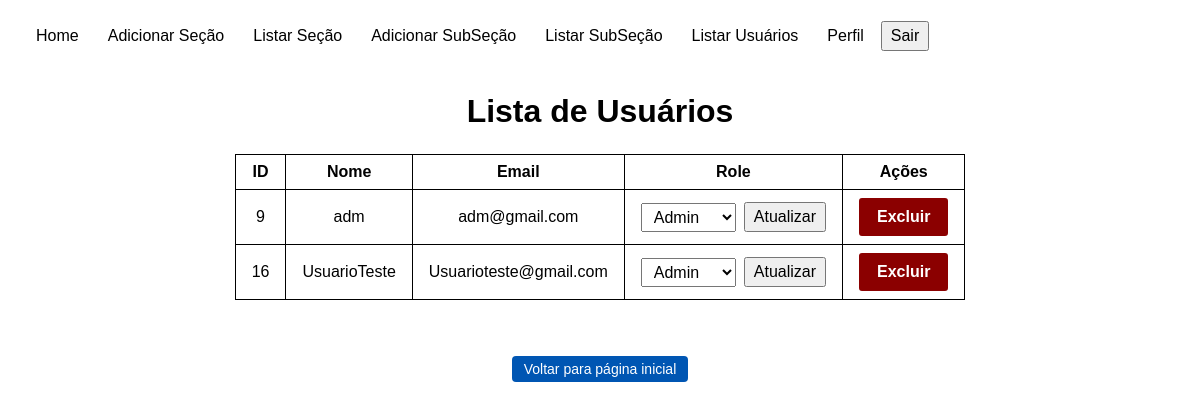
The app's page /View/UsuarioListar.php (signed in) with its own data.
### tables this page shows
CREATE TABLE `usuarios` (
  `id` int(11) NOT NULL,
  `nome_usuario` varchar(255) NOT NULL,
  `email` varchar(255) NOT NULL,
  `tipo` varchar(50) NOT NULL,
  `sessaoID` varchar(255) DEFAULT NULL,
  `senha` varchar(255) NOT NULL,
  `codigo_recuperacao` varchar(10) DEFAULT NULL,
  `codigo_expiracao` datetime DEFAULT NULL
);

### Conexao/ConexaoConfig.php (called while the page is built, shortened)
<?php
class ConexaoConfig {
	private $sgbd;
	private $host;
	private $bd;
	private $usuario;
	private $senha;
	public function __construct(){
		$iniFile = parse_ini_file(__DIR__ . "/config.ini");
		$this->sgbd = $iniFile["sgbd"];
		$this->host = $iniFile["host"];
		$this->bd = $iniFile["bd"];
		$this->usuario = $iniFile["usuario"];
		$this->senha = $iniFile["senha"];
	}
	public function getSgbd() {
		return $this->sgbd;
	}
	public function getHost() {
		return $this->host;
	}
	public function getBd() {
		return $this->bd;
	}
	public function getUsuario() {
		return $this->usuario;
	}
	public function getSenha() {
		return $this->senha;
	}
}

### Conexao/Conexao.php (called while the page is built, shortened)
<?php
include_once 'ConexaoConfig.php';
class Conexao {
    private static $conexao;
    public static function getConexao() {
    	$config = new ConexaoConfig();
    	if (!isset(self::$conexao)) {
    		self::$conexao = new PDO($config->getSgbd().":host=".$config->getHost()."; dbname=".$config->getBd().";", $config->getUsuario(), $config->getSenha());
    		self::$conexao->setAttribute(PDO::ATTR_ERRMODE, PDO::ERRMODE_EXCEPTION);
    	}
    	return self::$conexao;
    }
}
?>

### Controller/UsuarioDAO.php (called while the page is built, shortened)
<?php
include_once __DIR__ . '/../Conexao/Conexao.php';
class UsuarioDAO
{
    private $conexao;
    public function __construct()
    {
        $this->conexao = Conexao::getConexao();
    }
    public function listarTodos()
    {
        $stmt = $this->conexao->prepare("SELECT * FROM usuarios ORDER BY id ASC");
        $stmt->execute();
        return $stmt->fetchAll(PDO::FETCH_ASSOC);
    }
}

### View/UsuarioListar.php (the view, shortened to what this page needs)
<?php
include_once __DIR__ . '/../Controller/UsuarioDAO.php';
$usuarioDAO = new UsuarioDAO();
$usuarios = $usuarioDAO->listarTodos();
?>
<!DOCTYPE html>
<html lang="pt-BR">
<head>
    <Link rel="stylesheet" href="../Css/usuariosListar.css">
</head>
<body>
    <?php include_once __DIR__ . '/header.php'; ?>
    <main>
        <h1> Lista de Usuários</h1>
        <table>
            <thead>
                <tr>
                    <th>ID</th>
                    <th>Nome</th>
                    <th>Email</th>
                    <th>Role</th>
                    <th>Ações</th>
                </tr>
            </thead>
            <tbody>
                <?php foreach ($usuarios as $usuario): ?>
                    <tr>
                        <td><?= htmlspecialchars($usuario['id']) ?></td>
                        <td><?= htmlspecialchars($usuario['nome_usuario']) ?></td>
                        <td><?= htmlspecialchars($usuario['email']) ?></td>
                        <td>
                            <form method="POST" action="">
                                <select name="nova_role" aria-label="Alterar função do usuário">
                                    <option value="admin" <?= $usuario['tipo'] == 'admin' ? 'selected' : '' ?>>Admin</option>
                                </select>
                                <button type="submit">Atualizar</button>
                            </form>
                        </td>
                        <td>
                            <form method="POST" action="" onsubmit="return confirm('Tem certeza que deseja excluir este usuário?');">
                                <button type="submit" class="btn-excluir">Excluir</button>
                            </form>
                        </td>
                    </tr>
                <?php endforeach; ?>
            </tbody>
        </table>
        <br><br>
               <div class="text-center mt-3">
                <a href="Home.php" class="btn-voltar" tabindex="0">
                    Voltar para página inicial
                </a>
            </div>
    </main>
</body>
</html>

### Css/usuariosListar.css (style rules this page uses)
body { font-family: Arial, sans-serif; display: flex; flex-direction: column; align-items: center; margin: 0; padding-top: 4.5rem; }
h1 { text-align: center; margin-bottom: 1.5rem; }
table { border-collapse: collapse; width: 80%; text-align: center; }
th, td { border: 1px solid #000; padding: 0.5rem 1rem; }
form { display: flex; justify-content: center; align-items: center; gap: 0.5rem; margin: 0; }
select, button { padding: 0.25rem 0.5rem; font-size: 1rem; cursor: pointer; }
.btn-excluir { background-color: #8b0000; color: white; border: 2px solid #8B0000; padding: 0.5rem 1rem; cursor: pointer; border-radius: 3px; font-weight: bold; }
.btn-voltar { display: inline-block; padding: 6px 12px; background-color: #0056b3; color: #ffffff; text-decoration: none; border-radius: 4px; font-size: 14px; font-weight: 500; line-height: 1; width: auto; }
.btn-voltar { align-self: center; }
.text-center { text-align: center; }
.mt-3 { margin-top: 20px; }

### records on screen
usuarios: id "9", nome_usuario "adm", email "adm@gmail.com", nova_role "Admin"
usuarios: id "16", nome_usuario "UsuarioTeste", email "Usuarioteste@gmail.com", nova_role "Admin"
